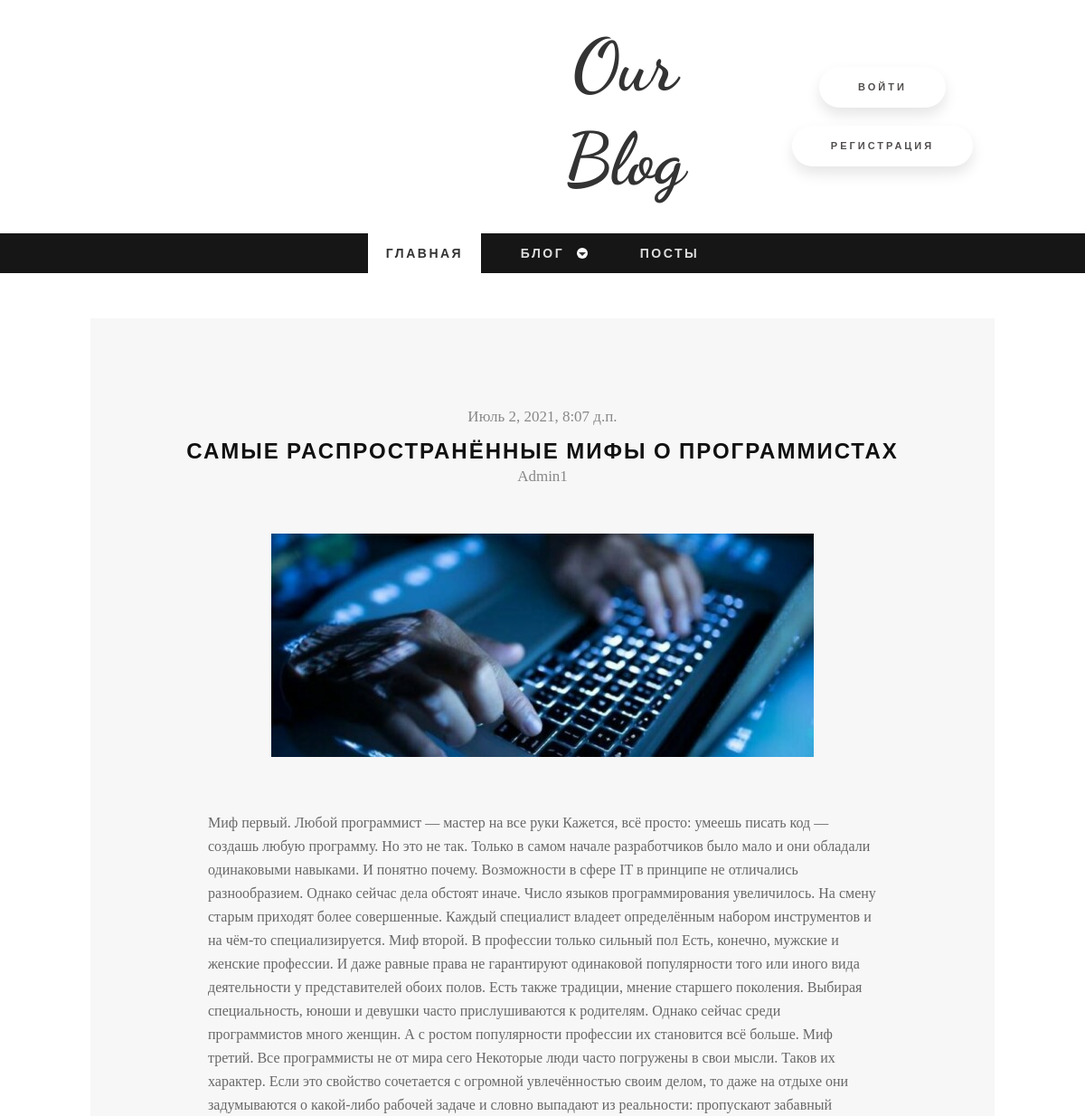
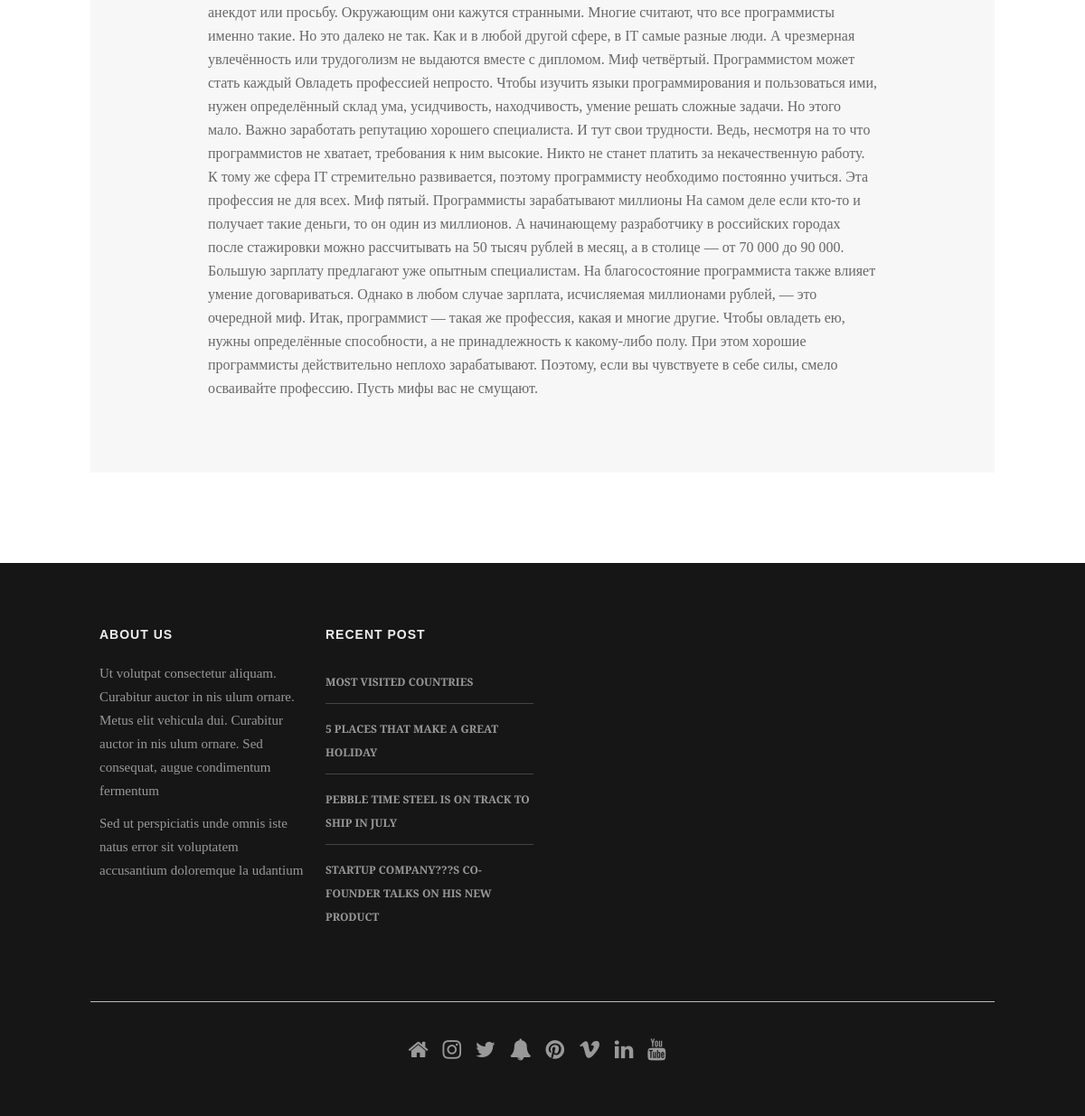
The app's page /posts/9 with its own data (2 pictures, top to bottom).
### project/models.py (models this page shows)
class Record(models.Model):
    title = models.CharField('Название', max_length=150)
    message = models.TextField('Запись')
    date = models.DateTimeField('Дата', default=timezone.now)
    author = models.ForeignKey(User, verbose_name='Автор', on_delete=models.CASCADE)
    photo = models.ImageField('Фото', default='', upload_to='photos/')
    class Meta():
        verbose_name = 'Запись'
        verbose_name_plural = 'Записи'

### project/views.py (the view)
# urls.py: path('posts/<int:pk>', v.DetailShow.as_view(), name='postdetails'),
class DetailShow(DetailView):
    model = Record
    template_name = 'project/single.html'
    context_object_name = 'text'
    def get_context_data(self, **kwargs):
        context = super(DetailShow, self).get_context_data(**kwargs)
        context['title'] = 'Посты'
        return context

### project/templates/project/single.html (shortened to what this page needs)
{% extends 'project/templ.html' %}
{% load static %}
		{% block posts %}
			<div class="wrap-container">
				<div id="main-content">
					<div class="wrap-content">
						<div class="row">
							<article class="single-post zerogrid">
								<div class="row wrap-post">
									<div class="entry-header">
										<span class="time"> {{ text.date }} </span>
										<h2 class="entry-title"><a href="#"> {{ text.title }} </a></h2>
										<span class="time"> {{ text.author }} </span>
									</div>
									<div class="post-thumbnail-wrap">
										{% if text.photo %}
											<img class="photo" src="{{ text.photo.url }}">
										{% else %}
										<p></p>
										{% endif %}
									</div>
									<div class="entry-content">
										<div class="excerpt"><p> {{ text.message }} </p></div>
									</div>
								</div>
							</article>
						</div>
					</div>
				</div>
			</div>
		{% endblock %}

### project/templates/project/templ.html (shortened to what this page needs)
{% load static %}
<!DOCTYPE html>
<html lang="en">
<head>
  	<link rel="stylesheet" href="{% static 'blog/css/zerogrid.css' %}">
	<link rel="stylesheet" href="{% static 'blog/css/style.css' %}">
    <link href="{% static 'blog/font-awesome/css/font-awesome.min.css' %}" rel="stylesheet" type="text/css">
	<link rel="stylesheet" href="{% static 'blog/css/menu.css' %}">
    <link href="{% static 'blog/owl-carousel/owl.carousel.css' %}" rel="stylesheet">
</head>
<body class="home-page">
	<div class="wrap-body">
		<header class="">
			<div class="head">
				<div class="logo">
					<a href="#">Our Blog</a>
				</div>
				{% if user.is_authenticated %}
					<div class="user">
						<a href=" {% url 'profile' %} ">Профиль</a>
						<a href=" {% url 'logout' %} ">Выход</a>
					</div>
				{% else %}
					<div class="user">
						<a href=" {% url 'login' %} ">Войти</a>
						<a class="regist" href=" {% url 'reg' %} ">Регистрация</a>
					</div>
				{% endif %}
			</div>
			<div id="cssmenu" class="align-center">
				<ul>
					<li class="active"><a href=" {% url 'home' %} "><span>Главная</span></a></li>
					<li class="has-sub"><a href=" {% url 'blog' %} "><span>Блог</span></a></li>
					<li><a href="url 'post"><span>Посты</span></a></li>
				</ul>
			</div>
		</header>
        <section id="container">
            {% block posts %}
            {% endblock %}
        </section>
        <footer>
			<div class="zerogrid wrap-footer">
				<div class="row_1">
					<div class="col-1-4 col-footer-1">
						<div class="wrap-col">
							<h3 class="widget-title">About Us</h3>
							<p>Ut volutpat consectetur aliquam. Curabitur auctor in nis ulum ornare. Metus elit vehicula dui. Curabitur auctor in nis ulum ornare. Sed consequat, augue condimentum fermentum</p>
							<p>Sed ut perspiciatis unde omnis iste natus error sit voluptatem accusantium doloremque la udantium</p>
						</div>
					</div>
					<div class="col-1-4 col-footer-2">
						<div class="wrap-col">
							<h3 class="widget-title">Recent Post</h3>
							<ul>
								<li><a href="#">MOST VISITED COUNTRIES</a></li>
								<li><a href="#">5 PLACES THAT MAKE A GREAT HOLIDAY</a></li>
								<li><a href="#">PEBBLE TIME STEEL IS ON TRACK TO SHIP IN JULY</a></li>
								<li><a href="#">STARTUP COMPANY???S CO-FOUNDER TALKS ON HIS NEW PRODUCT</a></li>
							</ul>
						</div>
					</div>
				</div>
			</div>
			<div class="zerogrid bottom-footer">
				<div class="row_1">
					<div class="bottom-social">
						<a href="#"><i class="fa fa-home"></i></a>
						<a href="#"><i class="fa fa-instagram"></i></a>
						<a href="#"><i class="fa fa-twitter"></i></a>
						<a href="#"><i class="fa fa-bell"></i></a>
						<a href="#"><i class="fa fa-pinterest"></i></a>
						<a href="#"><i class="fa fa-vimeo"></i></a>
						<a href="#"><i class="fa fa-linkedin"></i></a>
						<a href="#"><i class="fa fa-youtube"></i></a>
					</div>
				</div>
			</div>
		</footer>
	</div>

### project/static/blog/css/zerogrid.css (style rules this page uses)
.zerogrid { width: 1000px; position: relative; margin: 0 auto; padding: 0px; }
.zerogrid:after { content: "\0020"; display: block; height: 0; clear: both; visibility: hidden; }
.zerogrid .row:before,.row:after { content: '\0020'; display: block; overflow: hidden; visibility: hidden; width: 0; height: 0; }
.zerogrid .row:after { clear: both; }
.zerogrid .row { zoom: 1; }
.zerogrid .wrap-col { margin:10px; }
.zerogrid .col-1-2, .zerogrid .col-1-3, .zerogrid .col-2-3, .zerogrid .col-1-4, .zerogrid .col-2-4, .zerogrid .col-3-4, .zerogrid .col-1-5, .zerogrid .col-2-5, .zerogrid .col-3-5, .zerogrid .col-4-5, .zerogrid .col-1-6, .zerogrid .col-2-6, .zerogrid .col-3-6, .zerogrid .col-4-6, .zerogrid .col-5-6 { float:left; display: inline-block; }
.zerogrid .col-1-4,.zerogrid .col-1-4-fixed { width:25%; }

### project/static/blog/css/menu.css (style rules this page uses)
#cssmenu { background: #161616; width: auto; padding: 0; line-height: 1; display: block; position: relative; font-family: 'Cabin', sans-serif; z-index: 9999; }
#cssmenu ul { list-style: none; margin: 0; padding: 0; display: block; }
#cssmenu ul:after, #cssmenu:after { content: " "; display: block; font-size: 0; height: 0; clear: both; visibility: hidden; }
#cssmenu ul li { margin: 0 10px; padding: 0; display: block; position: relative; }
#cssmenu ul li a { text-decoration: none; display: block; margin: 0; -webkit-transition: color .2s ease; -moz-transition: color .2s ease; -ms-transition: color .2s ease; -o-transition: color .2s ease; transition: color .2s ease; -webkit-box-sizing: border-box; -moz-box-sizing: border-box; box-sizing: border-box; }
#cssmenu > ul > li { float: left; }
#cssmenu.align-center > ul > li { float: none; display: inline-block; }
#cssmenu.align-center > ul { text-align: center; }
#cssmenu > ul > li:after { content: ""; display: block; position: absolute; width: 100%; height: 0; top: 0; z-index: 0; background: #ffffff; -webkit-transition: height .2s; -moz-transition: height .2s; -ms-transition: height .2s; -o-transition: height .2s; transition: height .2s; }
#cssmenu > ul > li.has-sub > a { padding-right: 40px; }
#cssmenu > ul > li.has-sub > a:after { display: block; content: ""; background: #fff; height: 12px; width: 12px; position: absolute; border-radius: 13px; right: 14px; top: 16px; }
#cssmenu > ul > li.has-sub > a:before { display: block; content: ""; border: 4px solid transparent; border-top-color: #333; z-index: 2; height: 0; width: 0; position: absolute; right: 16px; top: 21px; }
#cssmenu > ul > li > a { color: #ddd; padding: 15px 20px; font-weight: 600; letter-spacing: 2.5px; text-transform: uppercase; font-size: 14px; z-index: 2; position: relative; }
#cssmenu > ul > li:hover:after, #cssmenu > ul > li.active:after { height: 100%; }
#cssmenu > ul > li:hover > a, #cssmenu > ul > li.active > a { color: #333; }
#cssmenu > ul > li:hover > a:after, #cssmenu > ul > li.active > a:after { background: #000000; }
#cssmenu > ul > li:hover > a:before, #cssmenu > ul > li.active > a:before { border-top-color: #ffffff; }
#cssmenu > ul > li > a { display: block; }
#cssmenu > ul > li { width: auto; }

### project/templates/project/templ.html (style rules this page uses)
.user a { margin: 30px; text-decoration: none; display: inline-block; width: 140px; height: 45px; line-height: 45px; border-radius: 45px; margin: 10px 20px; font-family: 'Montserrat', sans-serif; font-size: 11px; text-transform: uppercase; text-align: center; letter-spacing: 3px; font-weight: 600; color: #524f4e; background: white; box-shadow: 0 8px 15px rgba(0, 0, 0, .1); transition: .3s; }
.user .regist { width: 200px; }
.user { margin-right: 50px; }
.head { display: flex; justify-content: space-between; align-items: center; margin-left: 580px; }

### project/templates/project/single.html (style rules this page uses)
.photo { width: 600px; height: auto; }

### records on screen
Record: date "Июль 2, 2021, 8:07 д.п.", title "САМЫЕ РАСПРОСТРАНЁННЫЕ МИФЫ О ПРОГРАММИСТАХ", author "Admin1", photo (picture), message "Миф первый. Любой программист — мастер на все руки Кажется, всё просто: умеешь писать код — создашь любую программу. Но это не так. Только в самом начале разработчиков было мало и они обладали одинаковыми навыками. И понятно почему. Возможности в сфере IT в принципе не отличались разнообразием. Однако сейчас дела обстоят иначе. Число языков программирования увеличилось. На смену старым приходят более совершенные. Каждый специалист владеет определённым набором инструментов и на чём-то специализируется. Миф второй. В профессии только сильный пол Есть, конечно, мужские и женские профессии. И даже равные права не гарантируют одинаковой популярности того или иного вида деятельности у…"
